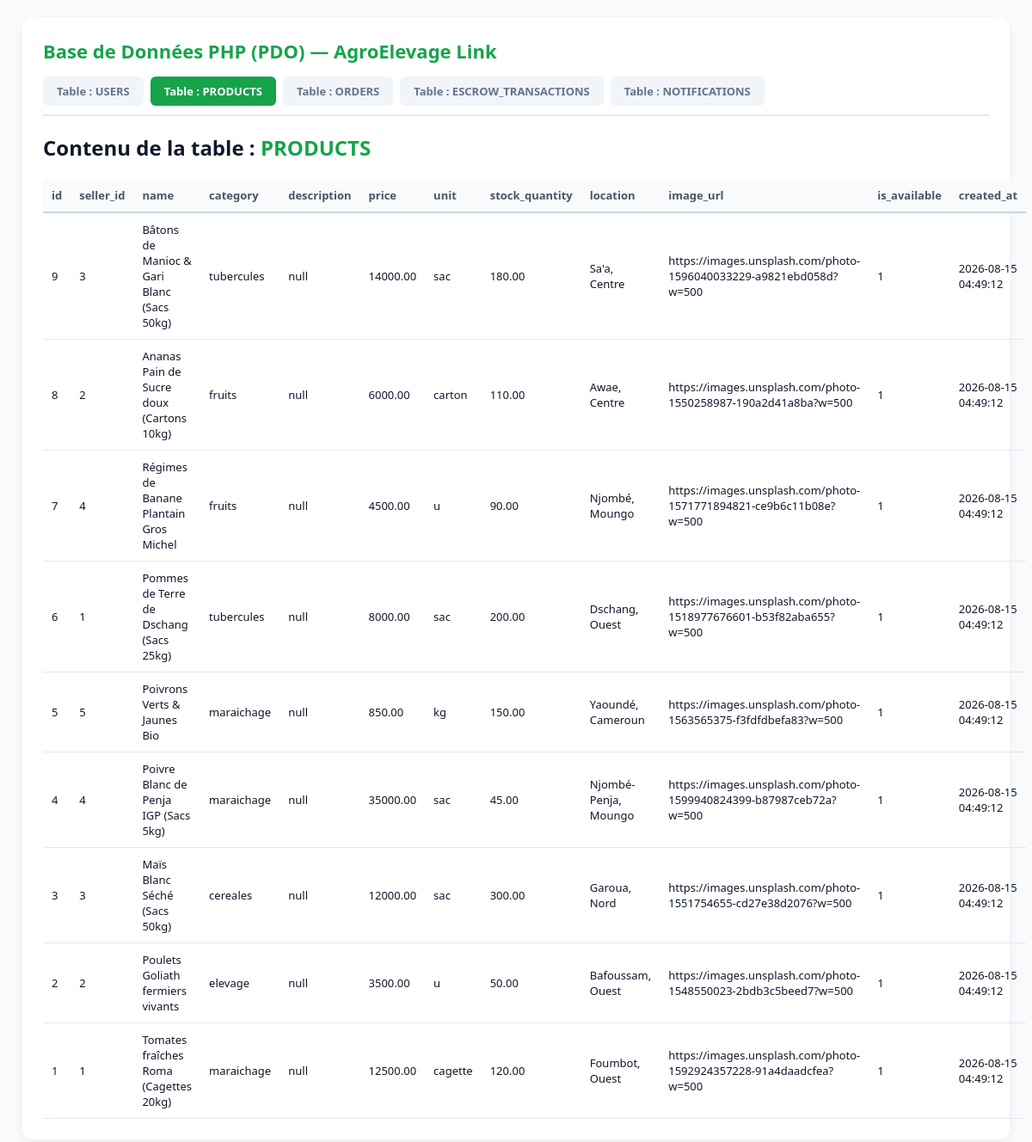
The page /admin_bdd.php?table=products on the database its author committed.
### tables this page shows
CREATE TABLE IF NOT EXISTS `products` (
  `id` INT AUTO_INCREMENT PRIMARY KEY,
  `seller_id` INT NOT NULL,
  `name` VARCHAR(200) NOT NULL,
  `category` VARCHAR(100) NOT NULL,
  `description` TEXT NULL,
  `price` DECIMAL(12,2) NOT NULL,
  `unit` VARCHAR(50) DEFAULT 'kg',
  `stock_quantity` DECIMAL(10,2) DEFAULT 0,
  `location` VARCHAR(150) DEFAULT 'Cameroun',
  `image_url` VARCHAR(255) NULL,
  `is_available` TINYINT(1) DEFAULT 1,
  `created_at` DATETIME DEFAULT CURRENT_TIMESTAMP,
  FOREIGN KEY (`seller_id`) REFERENCES `users`(`id`) ON DELETE CASCADE
);

### admin_bdd.php (the view, shortened to what this page needs)
<?php
require_once __DIR__ . '/config.php';
$table = $_GET['table'] ?? 'users';
$allowed_tables = ['users', 'products', 'orders', 'escrow_transactions', 'notifications'];
try {
    $stmt = $pdo->query("SELECT * FROM $table ORDER BY id DESC LIMIT 100");
    $rows = $stmt->fetchAll();
} catch (Exception $e) {
    $rows = [];
}
?>
<!DOCTYPE html>
<html lang="fr">
<head>
</head>
<body>
    <div class="container">
        <h1>Base de Données PHP (PDO) — AgroElevage Link</h1>
        <div class="tabs">
            <?php foreach ($allowed_tables as $t): ?>
                <a href="?table=<?= $t ?>" class="tab-btn <?= $table === $t ? 'active' : '' ?>">
                    Table : <?= strtoupper($t) ?>
                </a>
            <?php endforeach; ?>
        </div>
        <h2>Contenu de la table : <span style="color: #16a34a;"><?= strtoupper($table) ?></span></h2>
        <?php if (!empty($rows)): ?>
            <table>
                <thead>
                    <tr>
                        <?php foreach (array_keys($rows[0]) as $col): ?>
                            <th><?= htmlspecialchars($col) ?></th>
                        <?php endforeach; ?>
                    </tr>
                </thead>
                <tbody>
                    <?php foreach ($rows as $row): ?>
                        <tr>
                            <?php foreach ($row as $col => $val): ?>
                                <td><?= htmlspecialchars($val ?? 'null') ?></td>
                            <?php endforeach; ?>
                        </tr>
                    <?php endforeach; ?>
                </tbody>
            </table>
        <?php else: ?>
            <div class="empty">Aucun enregistrement trouvé dans la table <?= htmlspecialchars($table) ?>.</div>
        <?php endif; ?>
    </div>
</body>
</html>

### admin_bdd.php (style rules this page uses)
body { font-family: 'Segoe UI', Tahoma, Geneva, Verdana, sans-serif; background: #f8fafc; color: #0f172a; margin: 0; padding: 20px; }
.container { max-width: 1100px; margin: 0 auto; background: #ffffff; padding: 24px; border-radius: 12px; box-shadow: 0 4px 12px rgba(0,0,0,0.05); }
h1 { margin-top: 0; color: #16a34a; font-size: 22px; }
.tabs { display: flex; gap: 8px; margin-bottom: 20px; border-bottom: 2px solid #e2e8f0; padding-bottom: 10px; }
.tab-btn { text-decoration: none; padding: 8px 16px; border-radius: 6px; font-weight: 700; font-size: 13px; color: #64748b; background: #f1f5f9; }
.tab-btn.active { background: #16a34a; color: #ffffff; }
table { width: 100%; border-collapse: collapse; margin-top: 10px; font-size: 13px; }
th { background: #f8fafc; text-align: left; padding: 10px; border-bottom: 2px solid #cbd5e1; color: #475569; }
td { padding: 10px; border-bottom: 1px solid #e2e8f0; }

### rows shown on the page
products: id "9", seller "3", name "Bâtons de Manioc & Gari Blanc (Sacs 50kg)", category "tubercules", description "null", price "14000.00", unit "sac", stock_quantity "180.00", location "Sa'a, Centre", image_url "https://images.unsplash.com/photo-1596040033229-a9821ebd058d?w=500", is_available "1", created_at "2026-08-15 04:49:12"
products: id "8", seller "2", name "Ananas Pain de Sucre doux (Cartons 10kg)", category "fruits", description "null", price "6000.00", unit "carton", stock_quantity "110.00", location "Awae, Centre", image_url "https://images.unsplash.com/photo-1550258987-190a2d41a8ba?w=500", is_available "1", created_at "2026-08-15 04:49:12"
products: id "7", seller "4", name "Régimes de Banane Plantain Gros Michel", category "fruits", description "null", price "4500.00", unit "u", stock_quantity "90.00", location "Njombé, Moungo", image_url "https://images.unsplash.com/photo-1571771894821-ce9b6c11b08e?w=500", is_available "1", created_at "2026-08-15 04:49:12"
products: id "6", seller "1", name "Pommes de Terre de Dschang (Sacs 25kg)", category "tubercules", description "null", price "8000.00", unit "sac", stock_quantity "200.00", location "Dschang, Ouest", image_url "https://images.unsplash.com/photo-1518977676601-b53f82aba655?w=500", is_available "1", created_at "2026-08-15 04:49:12"
products: id "5", seller "5", name "Poivrons Verts & Jaunes Bio", category "maraichage", description "null", price "850.00", unit "kg", stock_quantity "150.00", location "Yaoundé, Cameroun", image_url "https://images.unsplash.com/photo-1563565375-f3fdfdbefa83?w=500", is_available "1", created_at "2026-08-15 04:49:12"
products: id "4", seller "4", name "Poivre Blanc de Penja IGP (Sacs 5kg)", category "maraichage", description "null", price "35000.00", unit "sac", stock_quantity "45.00", location "Njombé-Penja, Moungo", image_url "https://images.unsplash.com/photo-1599940824399-b87987ceb72a?w=500", is_available "1", created_at "2026-08-15 04:49:12"
products: id "3", seller "3", name "Maïs Blanc Séché (Sacs 50kg)", category "cereales", description "null", price "12000.00", unit "sac", stock_quantity "300.00", location "Garoua, Nord", image_url "https://images.unsplash.com/photo-1551754655-cd27e38d2076?w=500", is_available "1", created_at "2026-08-15 04:49:12"
products: id "2", seller "2", name "Poulets Goliath fermiers vivants", category "elevage", description "null", price "3500.00", unit "u", stock_quantity "50.00", location "Bafoussam, Ouest", image_url "https://images.unsplash.com/photo-1548550023-2bdb3c5beed7?w=500", is_available "1", created_at "2026-08-15 04:49:12"
products: id "1", seller "1", name "Tomates fraîches Roma (Cagettes 20kg)", category "maraichage", description "null", price "12500.00", unit "cagette", stock_quantity "120.00", location "Foumbot, Ouest", image_url "https://images.unsplash.com/photo-1592924357228-91a4daadcfea?w=500", is_available "1", created_at "2026-08-15 04:49:12"

### other values the page prints
$t "USERS"
$t "PRODUCTS"
$t "ORDERS"
$t "ESCROW_TRANSACTIONS"
$t "NOTIFICATIONS"
$table "PRODUCTS"
$col "id"
$col "seller_id"
$col "name"
$col "category"
$col "description"
$col "price"
$col "unit"
$col "stock_quantity"
$col "location"
